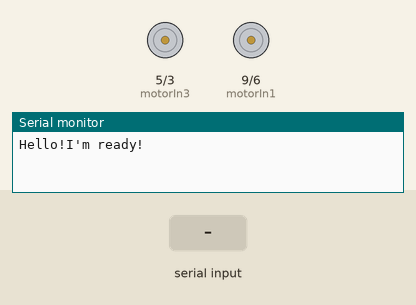
Recording of a sketch running on a simulated Arduino Uno, built with avr-gcc and run on an emulated ATmega328P. Parts: motor-driver pin pairs drawn as motors (green arrow = first pin HIGH = forward, orange = second pin HIGH = backward, longer = more drive), the last lines printed to the serial monitor. The inputs (shaded band) are chosen by the test bench.

Above: at 1.2 s.
1.3 s: "F" received over the second serial link
At 2.5 s:
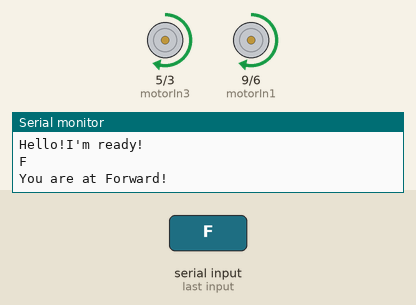
2.8 s: "B" received over the second serial link
At 3.7 s:
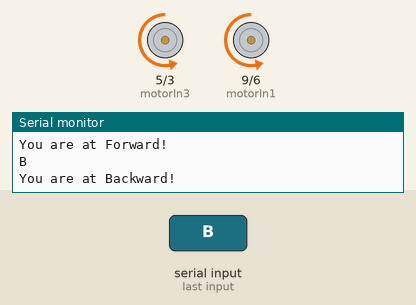
4.3 s: "L" received over the second serial link
At 5.0 s:
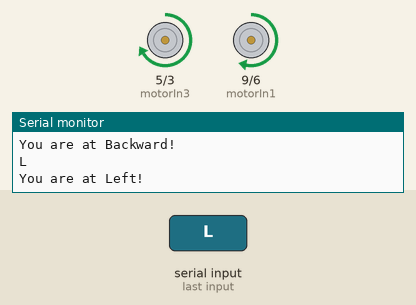
5.8 s: "R" received over the second serial link
At 6.1 s:
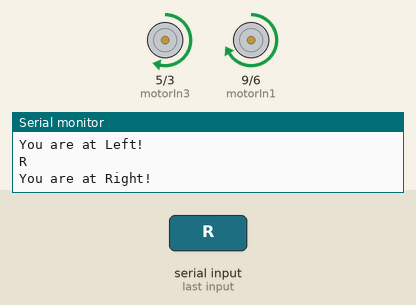
Timing chart, 0 to 8.3 s (numbered marks = the images above; inputs shaded):
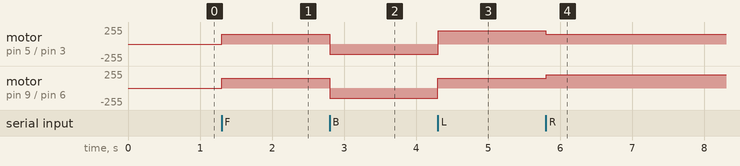

Measured:
- after the input at 1.3 s, motor on pin 5 (motorIn3) / pin 3 (motorIn4), motor on pin 9 (motorIn1) / pin 6 (motorIn2): stopped → forward 150/255 at once
- after the input at 2.8 s, motor on pin 5 (motorIn3) / pin 3 (motorIn4), motor on pin 9 (motorIn1) / pin 6 (motorIn2): forward 150/255 → backward 150/255 at once
- after the input at 4.3 s, motor on pin 5 (motorIn3) / pin 3 (motorIn4): backward 150/255 → forward 200/255 at once; motor on pin 9 (motorIn1) / pin 6 (motorIn2): backward 150/255 → forward 150/255 at once
- after the input at 5.8 s, motor on pin 5 (motorIn3) / pin 3 (motorIn4): forward 200/255 → forward 150/255 at once; motor on pin 9 (motorIn1) / pin 6 (motorIn2): forward 150/255 → forward 200/255 at once

The sketch:

car_arduino.ino
```cpp
// 如果arduino插電腦，L298N接地然後12V要接arduino的5V
// 如果arduino沒接電腦，L298N接地然後12V接電池5V要接arduino的Vin
#include <SoftwareSerial.h>
SoftwareSerial Bluetooth(7, 8);
char prev_cmd=' ';
char cmd=' ';

//pins setting
//要插在有~的pin
const byte motorIn1 = 9;
const byte motorIn2 = 6;
const byte motorIn3 = 5;
const byte motorIn4 = 3;
const byte servo = 11; //10 11

// motor 參數
byte motorspeedR = 150;
byte motorspeedL = 150;
const byte offset_num = 50;

void Activate() {
  analogWrite(motorIn1, 150);
  analogWrite(motorIn2, 0);
  analogWrite(motorIn3, 150);
  analogWrite(motorIn4, 0);
}

void Back_Activate() {
  analogWrite(motorIn1, 0);
  analogWrite(motorIn2, 150);
  analogWrite(motorIn3, 0);
  analogWrite(motorIn4, 150);
}

void Forward() {
  analogWrite(motorIn1, motorspeedL);
  analogWrite(motorIn2, 0);
  analogWrite(motorIn3, motorspeedR);
  analogWrite(motorIn4, 0);
}

void Backward() {
  analogWrite(motorIn1, 0);
  analogWrite(motorIn2, motorspeedL);
  analogWrite(motorIn3, 0);
  analogWrite(motorIn4, motorspeedR);
}

void Left() {
  analogWrite(motorIn1, motorspeedL);
  analogWrite(motorIn2, 0);
  analogWrite(motorIn3, motorspeedR+offset_num);
  analogWrite(motorIn4, 0);
}

void Right() {
  analogWrite(motorIn1, motorspeedL+offset_num);
  analogWrite(motorIn2, 0);
  analogWrite(motorIn3, motorspeedR);
  analogWrite(motorIn4, 0);
}

void Stop() {
  analogWrite(motorIn1, 0);
  analogWrite(motorIn2, 0);
  analogWrite(motorIn3, 0);
  analogWrite(motorIn4, 0);
}

void Accelerate() {
  motorspeedL += 10;
  motorspeedR += 10;
  Serial.print("Left speed: ");
  Serial.println(motorspeedL);
  Serial.print("Right speed: ");
  Serial.println(motorspeedR);
  Forward();
}

void Decelerate() {
  motorspeedL -= 10;
  motorspeedR -= 10;
  Serial.print("Left speed: ");
  Serial.println(motorspeedL);
  Serial.print("Right speed: ");
  Serial.println(motorspeedR);
  Forward();
}

void setup() {
  pinMode(motorIn1,OUTPUT);   //left motors forward
  pinMode(motorIn2,OUTPUT);   //left motors reverse
  pinMode(motorIn3,OUTPUT);   //right motors forward
  pinMode(motorIn4,OUTPUT);   //right motors reverse
  //pinMode(9,OUTPUT);   //Led
  Serial.begin(9600);
  Serial.println("Hello!I'm ready!");
  Bluetooth.begin(9600);
  analogWrite(motorIn1, 0);
  analogWrite(motorIn2, 0);
  analogWrite(motorIn3, 0);
  analogWrite(motorIn4, 0);
}

void loop() {
  if(Bluetooth.available()){
    cmd = Bluetooth.read();
    Serial.println(cmd);
  }
  if (cmd != prev_cmd) {
    Control(cmd);
    prev_cmd = cmd;
  }
}

void Control(char c) {
  if(c == 'F'){            //move forward(all motors rotate in forward direction)
    Activate();
    delay(5);
    Forward();
    Serial.println("You are at Forward!");
  }
  else if(c == 'B'){      //move reverse (all motors rotate in reverse direction)
    Back_Activate();
    delay(5);
    Backward();
    Serial.println("You are at Backward!");
  }
  else if(c == 'L'){      //turn right (left side motors rotate in forward direction, right side motors doesn't rotate)
    Activate();
    delay(5);
    Left();
    Serial.println("You are at Left!");
  }
  else if(c == 'R'){      //turn left (right side motors rotate in forward direction, left side motors doesn't rotate)
    Activate();
    delay(5);
    Right();
    Serial.println("You are at Right!");
  }
  else if(c == 'A'){      //move reverse (all motors rotate in reverse direction)
    Accelerate();
  }
  else if(c == 'D'){      //move reverse (all motors rotate in reverse direction)
    Decelerate();
  }
  else if(c == 'S'){      //STOP (all motors stop)
    Stop();
    Serial.println("You are at Stop!");
  }
}
```
